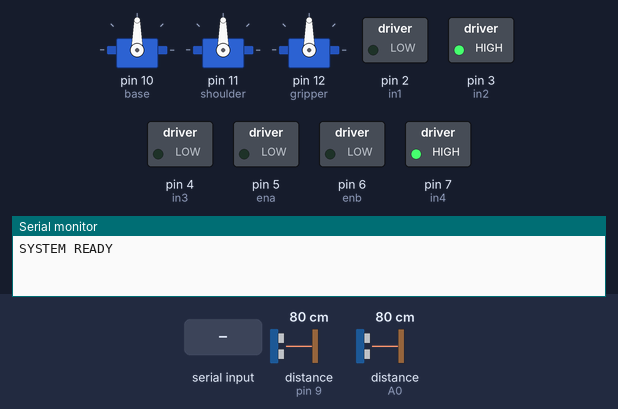
The sketch below on a simulated Arduino Uno, built with avr-gcc and run on an emulated ATmega328P. On the bench: 3 × servo, switched loads named in the sketch (green lamp = pin HIGH), the last lines printed to the serial monitor. Wiring (inferred from the names in the program): 2 × ultrasonic range finder: trigger pin 8, echo pin 9 / trigger pin 13, echo A0. The test bench sets the inputs (shaded band); at power-on: distance to the obstacle (sensors on A0, pin 9) 80 cm. The echo pulse lasts 58.3 µs per cm; pins used as bus, display or sensor lines are not drawn.

Above: at 1.2 s.
1.3 s: "PICK\n" received over Serial
At 4.06 s:
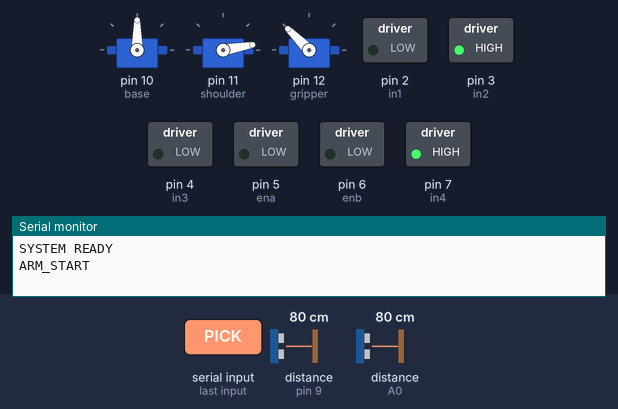
4.3 s: "PICK\n" received over Serial
At 7.2 s:
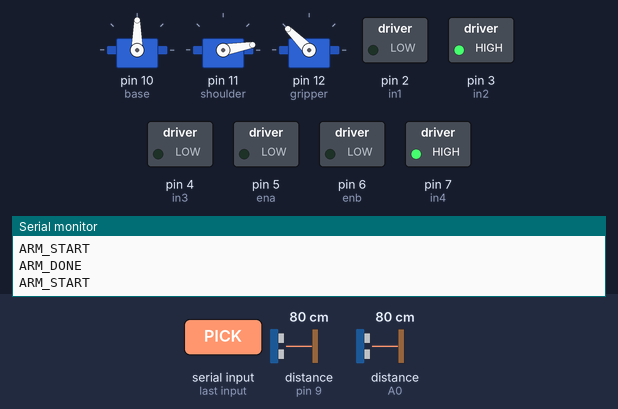
7.3 s: distance to the obstacle (sensor on A0) set to 12 cm
8.8 s: distance to the obstacle (sensor on A0) set to 9 cm
10.7 s: "TARGET:\n" received over Serial
13.7 s: "PICK\n" received over Serial
At 17.0 s:
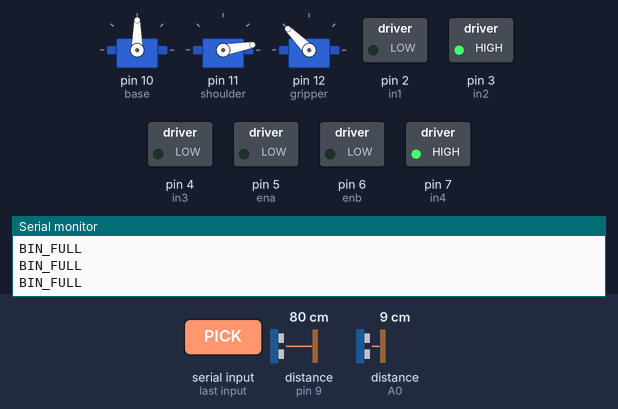
Timing chart, 0 to 17.7 s (numbered marks = the images above; inputs shaded):
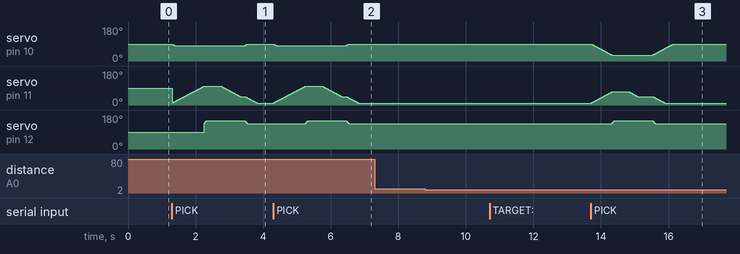

The sketch:

arduino-main.ino
```cpp
#include <Servo.h>

// ================= SERVOS =================
Servo base;
Servo shoulder;
Servo gripper;

// current positions
float basePos = 90;
float shoulderPos = 10;
float gripperPos = 135;

// targets
float baseTarget = 90;
float shoulderTarget = 10;
float gripperTarget = 135;

// ================= MOTORS =================
int in1 = 2;
int in2 = 3;
int in3 = 4;
int in4 = 7;

int ena = 5;
int enb = 6;

int speedSlow = 90;

// ================= ULTRASONIC =================
#define TRIG_BIN 13
#define ECHO_BIN A0

#define TRIG_FRONT 8
#define ECHO_FRONT 9

// ================= STATE =================
enum ArmState
{
  ARM_IDLE,
  ARM_MOVE_TO_TARGET,
  ARM_GRASP,
  ARM_LIFT,
  ARM_DROP,
  ARM_HOME
};

ArmState armState = ARM_IDLE;

// ================= TARGET FROM PI =================
float targetX = 48;
float targetY = 48;

// ================= FLAGS =================
bool binFull = false;
bool motionBlocked = false;

// ================= TIMING =================
unsigned long armTimer = 0;

// ================= SETUP =================
void setup()
{
  Serial.begin(9600);

  base.attach(10);
  shoulder.attach(11);
  gripper.attach(12);

  pinMode(in1, OUTPUT);
  pinMode(in2, OUTPUT);
  pinMode(in3, OUTPUT);
  pinMode(in4, OUTPUT);

  pinMode(ena, OUTPUT);
  pinMode(enb, OUTPUT);

  pinMode(TRIG_BIN, OUTPUT);
  pinMode(ECHO_BIN, INPUT);

  pinMode(TRIG_FRONT, OUTPUT);
  pinMode(ECHO_FRONT, INPUT);

  stopMotors();

  Serial.println("SYSTEM READY");
}

// ================= MOTOR CONTROL =================
void setMotor(int left, int right)
{
  analogWrite(ena, left);
  analogWrite(enb, right);

  digitalWrite(in1, left > 0);
  digitalWrite(in2, left == 0);

  digitalWrite(in3, right > 0);
  digitalWrite(in4, right == 0);
}

void forward() { setMotor(speedSlow, speedSlow); }
void left() { setMotor(0, speedSlow); }
void right() { setMotor(speedSlow, 0); }
void stopMotors() { setMotor(0, 0); }

// ================= ULTRASONIC =================
float readBin()
{
  digitalWrite(TRIG_BIN, LOW);
  delayMicroseconds(2);
  digitalWrite(TRIG_BIN, HIGH);
  delayMicroseconds(10);
  digitalWrite(TRIG_BIN, LOW);

  long t = pulseIn(ECHO_BIN, HIGH);
  return t * 0.034 / 2;
}

float readFront()
{
  digitalWrite(TRIG_FRONT, LOW);
  delayMicroseconds(2);
  digitalWrite(TRIG_FRONT, HIGH);
  delayMicroseconds(10);
  digitalWrite(TRIG_FRONT, LOW);

  long t = pulseIn(ECHO_FRONT, HIGH);
  return t * 0.034 / 2;
}

// ================= SERVO SMOOTH STEP =================
void stepServo(Servo &s, float &current, float target, float step)
{
  if (abs(current - target) < step)
  {
    current = target;
  }
  else
  {
    current += (current < target) ? step : -step;
  }
  s.write((int)current);
}

// ================= ARM IK (your mapping system) =================
void computeTarget()
{
  float correctedX = targetX - 6;
  correctedX = constrain(correctedX, 0, 96);

  baseTarget = map(correctedX, 0, 96, 30, 150);
  shoulderTarget = map(targetY, 0, 96, 70, 130);
}

// ================= ARM STATE MACHINE =================
void updateArm()
{

  switch (armState)
  {

  case ARM_IDLE:
    break;

  case ARM_MOVE_TO_TARGET:
    computeTarget();

    stepServo(base, basePos, baseTarget, 1);
    stepServo(shoulder, shoulderPos, shoulderTarget, 1);

    if (abs(basePos - baseTarget) < 2 &&
        abs(shoulderPos - shoulderTarget) < 2)
    {

      armTimer = millis();
      armState = ARM_GRASP;
    }
    break;

  case ARM_GRASP:
    stepServo(gripper, gripperPos, 150, 2);

    if (millis() - armTimer > 500)
    {
      armState = ARM_LIFT;
    }
    break;

  case ARM_LIFT:
    stepServo(shoulder, shoulderPos, 45, 1);

    if (millis() - armTimer > 1200)
    {
      armState = ARM_HOME;
    }
    break;

  case ARM_HOME:
    stepServo(base, basePos, 90, 1);
    stepServo(shoulder, shoulderPos, 10, 1);
    stepServo(gripper, gripperPos, 135, 2);

    if (millis() - armTimer > 2000)
    {
      Serial.println("ARM_DONE");
      armState = ARM_IDLE;
    }
    break;
  }
}

// ================= SERIAL =================
void handleSerial(String cmd)
{

  if (cmd.startsWith("TARGET:"))
  {
    int c = cmd.indexOf(',');

    targetX = cmd.substring(7, c).toFloat();
    targetY = cmd.substring(c + 1).toFloat();

    Serial.println("TARGET_OK");
  }

  else if (cmd == "PICK")
  {
    if (armState == ARM_IDLE)
    {
      armState = ARM_MOVE_TO_TARGET;
      Serial.println("ARM_START");
    }
  }

  else if (cmd == "STOP")
  {
    stopMotors();
  }
}

// ================= LOOP =================
void loop()
{

  // --------- sensors ----------
  float binDist = readBin();
  float frontDist = readFront();

  if (binDist < 10)
  {
    binFull = true;
    Serial.println("BIN_FULL");
  }

  motionBlocked = (frontDist < 15 || binFull);

  // --------- serial ----------
  if (Serial.available())
  {
    String cmd = Serial.readStringUntil('\n');
    cmd.trim();
    handleSerial(cmd);
  }

  // --------- safety ----------
  if (motionBlocked)
    stopMotors();

  // --------- arm ----------
  updateArm();
}
```

Measured:
- after the input at 1.3 s, servo on pin 12 (gripper): rises from 90° to 150° in 0.07 s, then falls to 135° in 1.2 s
- after the input at 4.3 s, servo on pin 11 (shoulder): rises from 10° to 99° in 0.94 s, then falls to 10° in 1.6 s; servo on pin 12 (gripper): rises from 135° to 150° in 0.07 s, then falls to 135° in 1.2 s
- after the input at 7.3 s, every drawn part: stays the same
- after the input at 13.7 s, servo on pin 11 (shoulder): rises from 10° to 69° in 0.60 s, then falls to 10° in 1.6 s; servo on pin 12 (gripper): rises from 135° to 150° in 0.07 s, then falls to 135° in 1.2 s
